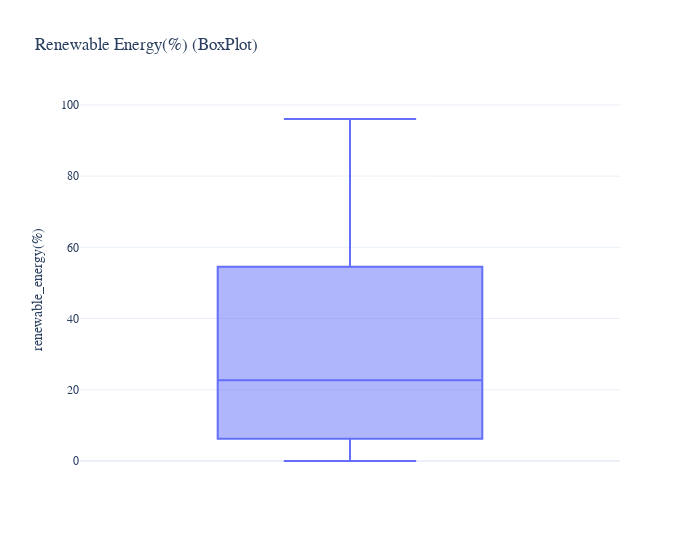

The notebook cell saved with this chart:
### Code cell
# Create the box plot using Plotly Express for 'renewable_energy'
fig1 = px.box(energy_data['renewable_energy(%)'], y='renewable_energy(%)', template='plotly_white', title='Renewable Energy(%) (BoxPlot)',width=700)
# Customize the layout of the box plot
fig1.update_layout(font=dict(size=(12), family="Franklin Gothic"))
# Display the box plot
fig1.show()

### Figure 1 — Plotly figure (JSON) as saved in the notebook; plotly's stock layout.template omitted (floating-point values rounded to 4 significant figures; data arrays with more than 128 entries replaced by an {"elided": "..."} marker saying what was removed)
{"data": [{"alignmentgroup": "True", "hovertemplate": "renewable_energy(%)=%{y}<extra></extra>", "legendgroup": "", "marker": {"color": "#636efa"}, "name": "", "notched": false, "offsetgroup": "", "orientation": "v", "showlegend": false, "x0": " ", "xaxis": "x", "y": {"elided": "3654 float values"}, "y0": " ", "yaxis": "y", "type": "box"}], "layout": {"xaxis": {"anchor": "y", "domain": [0.0, 1.0]}, "yaxis": {"anchor": "x", "domain": [0.0, 1.0], "title": {"text": "renewable_energy(%)"}}, "legend": {"tracegroupgap": 0}, "title": {"text": "Renewable Energy(%) (BoxPlot)"}, "boxmode": "group", "width": 700, "font": {"size": 12, "family": "Franklin Gothic"}}}
